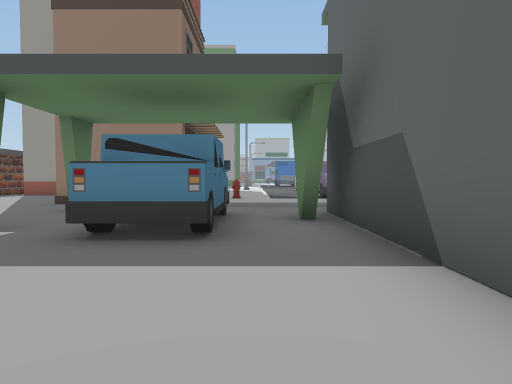
view 1 (above)

24 first-person views from a walk through a Unity game level. The camera is 1.2 m above the floor, tilts 2° down and sees 70° across. The floor is counted in squares, 2 m on a side. Each view is taken from the middle of a square. On the plan, view 1 faces up. The plan holds only what a view shows up to about 10 squares ahead; the rest is blank. The place goes on beyond the plan. The player is left out.

view 2
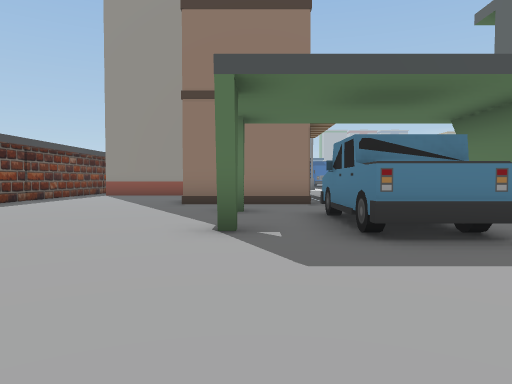

view 3
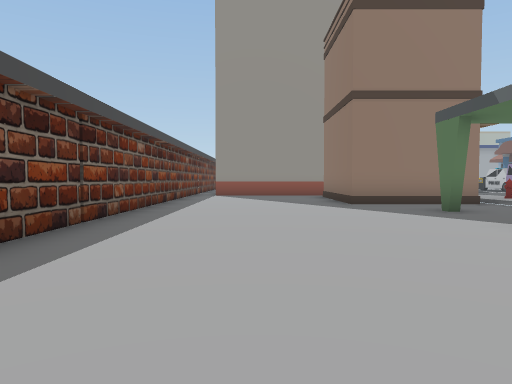

view 4
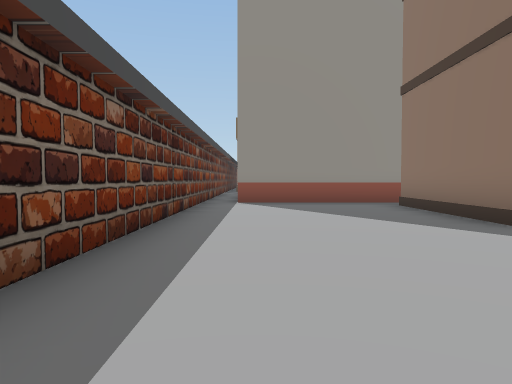

view 5
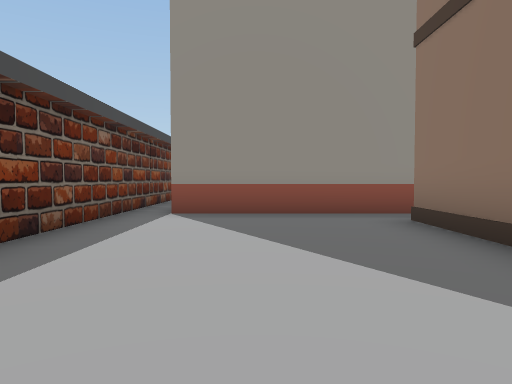

view 6
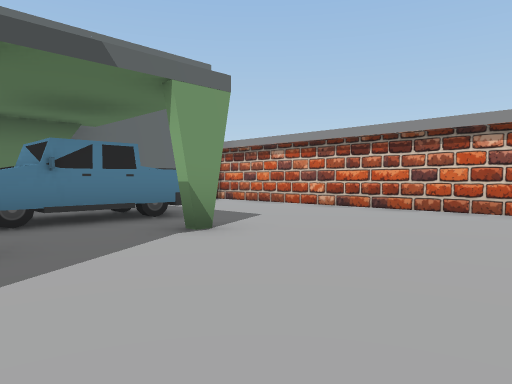

view 7
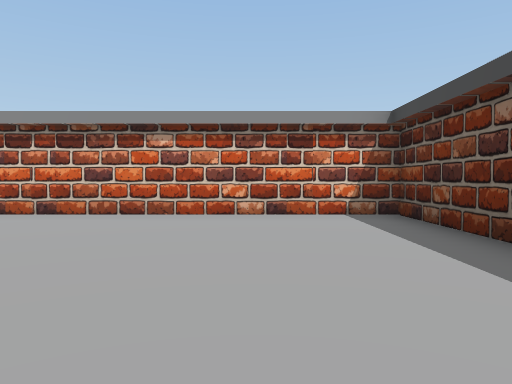

view 8
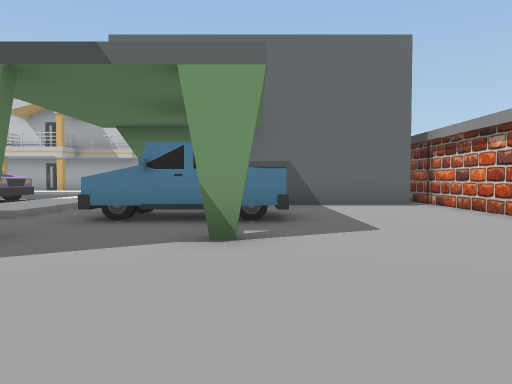

view 9
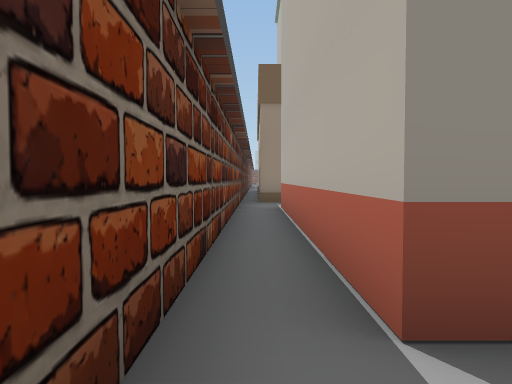

view 10
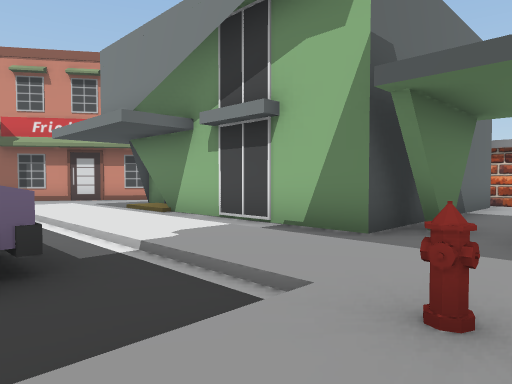

view 11
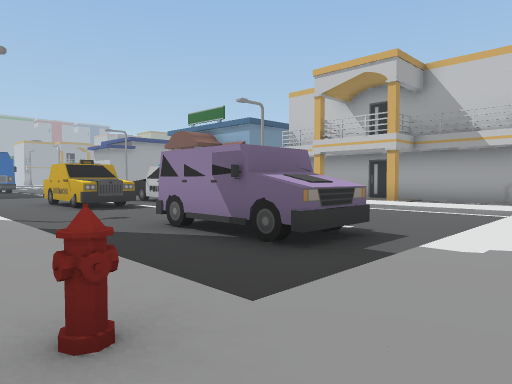

view 12
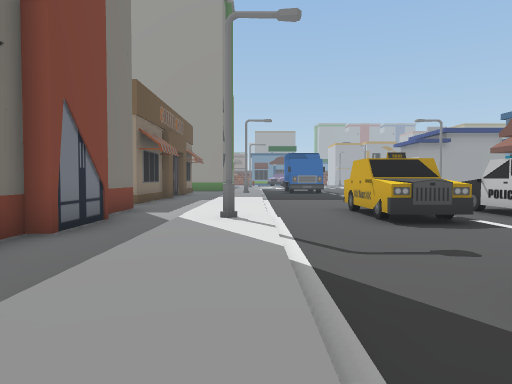

view 13
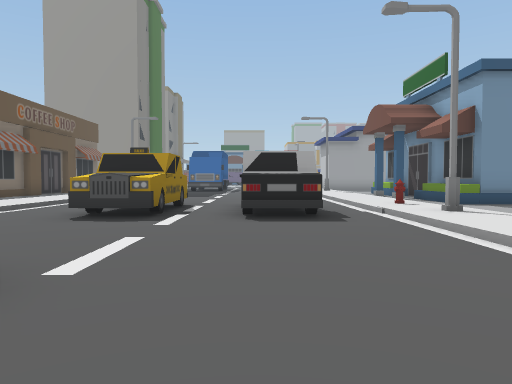

view 14
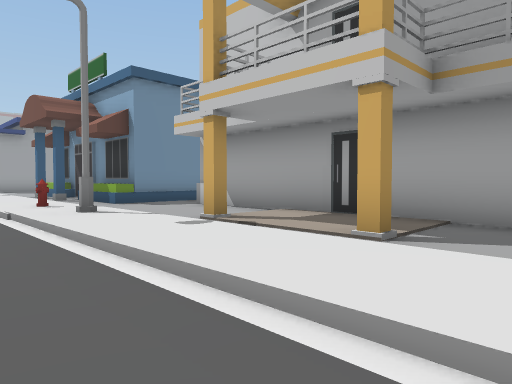

view 15
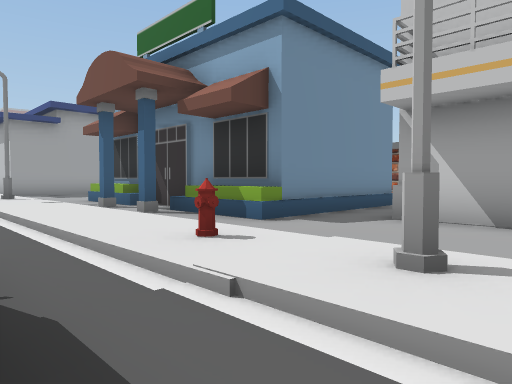

view 16
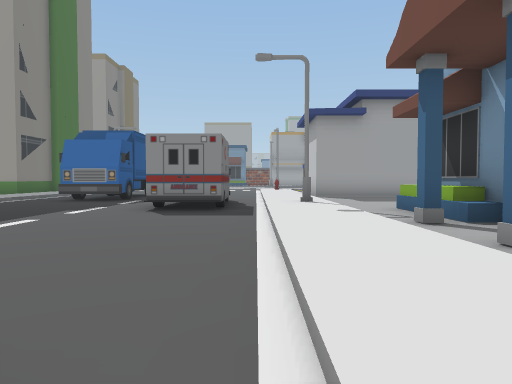

view 17
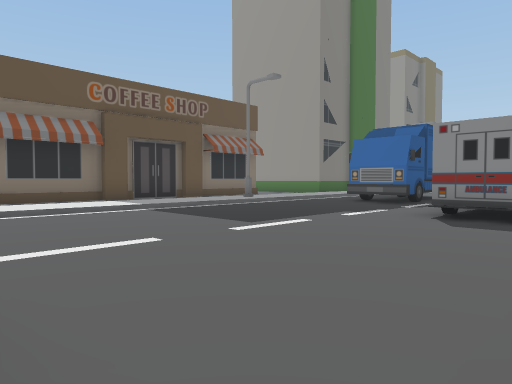

view 18
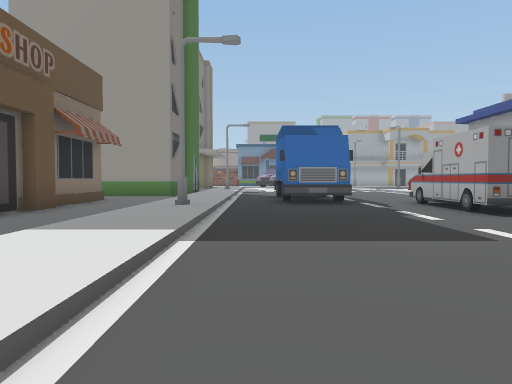

view 19
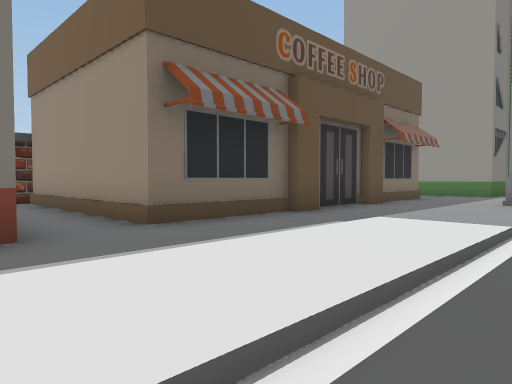

view 20
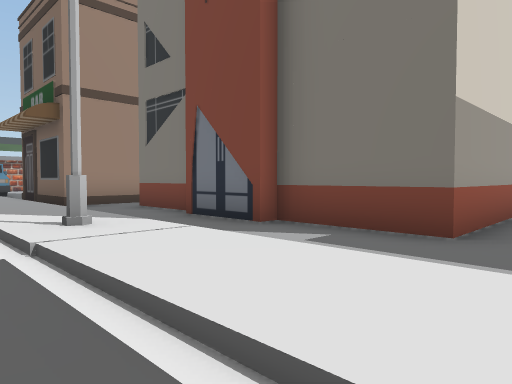

view 21
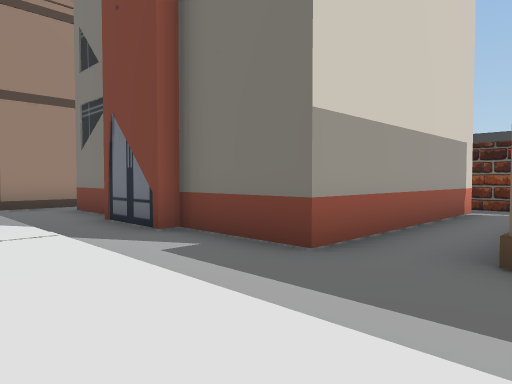

view 22
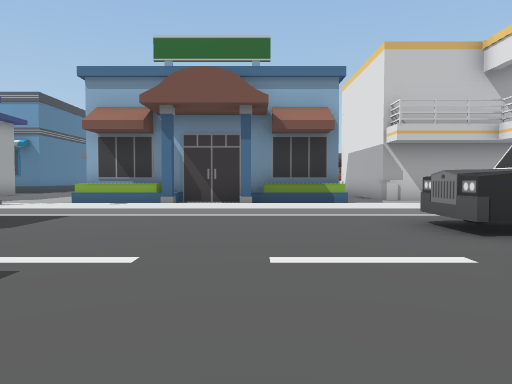

view 23
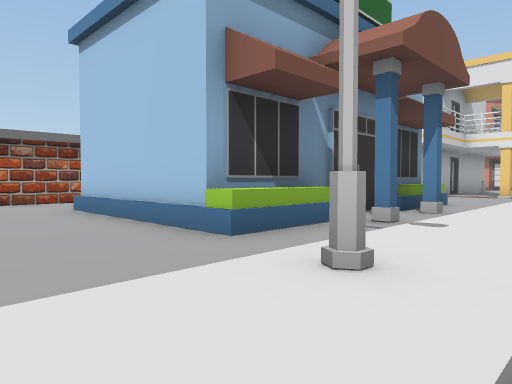

view 24
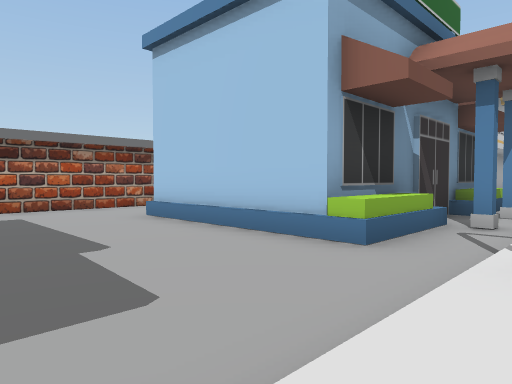

### Floor plan
Key: @ floor where view 1 was taken; # wall or solid block; . main floor; : floor 0.25 m higher than the main floor; / step, stairs or slope; H hydrant; T truck; B building; S streetlight; C car; N container; O other object.
Columns run from 10 left of view 1 to 17 right of it. Each row starts with its distance up from view 1.
 30       #..:/.NN..  :...
 29       #..:/.NN.OO/:........
 28       #..:/....OO/:........#
 27       #..:S....OO/S........#
 26       #..:/....OO/:.BBBBB..#
 25       #..:/....../:.BB     #
 24       #..:/....../:B/B
 23       #..:/....../:..B
 22 #######..:/....../:./B
 21 #........:/....../:.BB
 20 #.BBBBBB.:/....../:.BBBBB
 19 #.B    B.:/.OO.CC/H.....
 18 #.B    B.:/.OO.C /:...#
 17 #.B    B.:S.OO.CC.S...#
 16 #.B    B.::.......:...#
 15 #.B    B.::.......:.#.#
 14 #.BBBBBB.::.......:...#
 13 #........::.O ....:.#.#
 12 #.....###::.O ....:...#
 11 #.....###::.OO....:.
 10 #.....###::.......:.
  9 #.....###:H::::::::
  8 #........::::::::::.
  7 #......#........//..
  6 #.......TT.########
  5 #.......TT.##
  4 #.......TT..#
  3 #...........#
  2 #...........#
  1 #...........#
  0 #.........@..
 -1 ##############

Where each view was taken, in squares from view 1:
view 1: 0 up, 0 right, facing up
view 2: 0 up, 3 left, facing up
view 3: 0 up, 7 left, facing up
view 4: 4 up, 8 left, facing up
view 5: 7 up, 7 left, facing up
view 6: 7 up, 7 left, facing down-right
view 7: 6 up, 7 left, facing down
view 8: 4 up, 7 left, facing right
view 9: 12 up, 9 left, facing up
view 10: 11 up, 1 left, facing down-right
view 11: 8 up, 1 left, facing up-right
view 12: 11 up, 0 right, facing up
view 13: 11 up, 5 right, facing up
view 14: 11 up, 6 right, facing up-right
view 15: 16 up, 6 right, facing up-right
view 16: 19 up, 7 right, facing up
view 17: 20 up, 7 right, facing up-left
view 18: 20 up, 1 right, facing up
view 19: 19 up, 1 right, facing up-left
view 20: 21 up, 1 right, facing down-left
view 21: 22 up, 0 right, facing down-left
view 22: 22 up, 1 right, facing right
view 23: 29 up, 7 right, facing down-right
view 24: 30 up, 8 right, facing down-right
